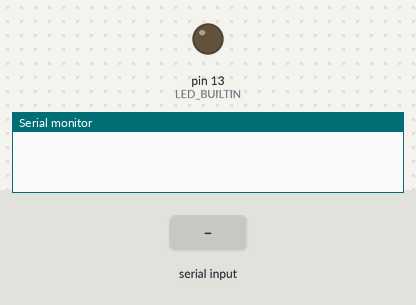
A sketch run on a simulated Arduino Uno, built with avr-gcc and run on an emulated ATmega328P. Shown: output pins drawn as LEDs (lit = HIGH), the last lines printed to the serial monitor. The test bench sets the inputs (shaded band).

Above: at 1.2 s.
1.3 s: "on" received over Serial
At 1.7 s:
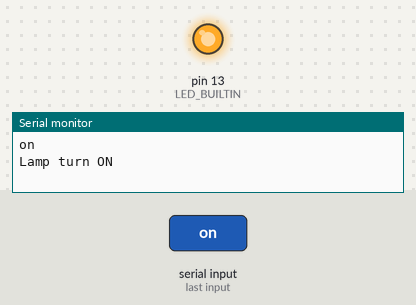
2.8 s: "off" received over Serial
At 4.2 s:
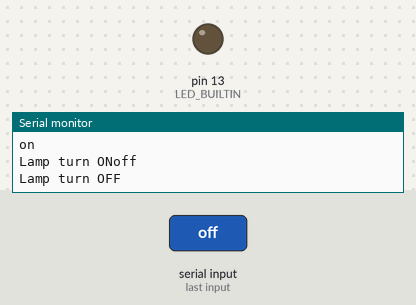
Timing chart, 0 to 5.8 s (numbered marks = the images above; inputs shaded):
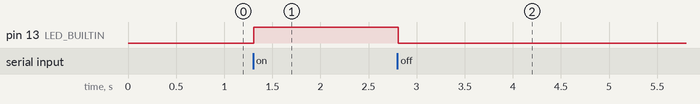

Measured:
- after the input at 1.3 s, pin 13 (LED_BUILTIN): LOW → HIGH at once
- after the input at 2.8 s, pin 13 (LED_BUILTIN): HIGH → LOW at once

The sketch:

Test_Receive_COM_LED_BUILTIN.ino
```cpp
String readString;

void setup() {
  pinMode(LED_BUILTIN, OUTPUT);
  Serial.begin(9600); // opens serial port, sets data rate to 9600 bps
}

void loop() {
  while (Serial.available()) {
    delay(3);
    char c = Serial.read();
    readString += c;
  }

  if (readString.length() > 0) {
    Serial.println(readString);

    if (readString.indexOf("on") >= 0)
    {
      digitalWrite(LED_BUILTIN, HIGH);
      Serial.print("Lamp turn ON");
    }

    if (readString.indexOf("off") >= 0)
    {
      digitalWrite(LED_BUILTIN, LOW);
      Serial.print("Lamp turn OFF");
    }
    readString = "";
  }
}
```
